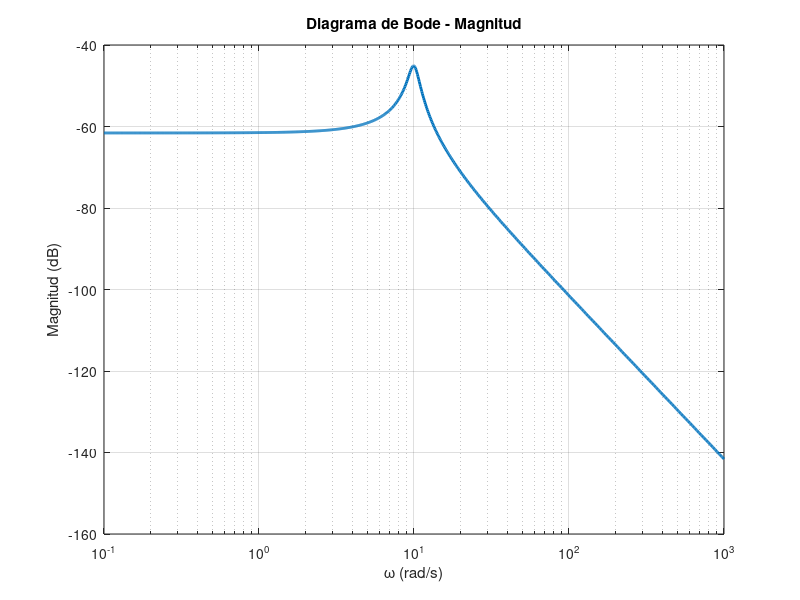
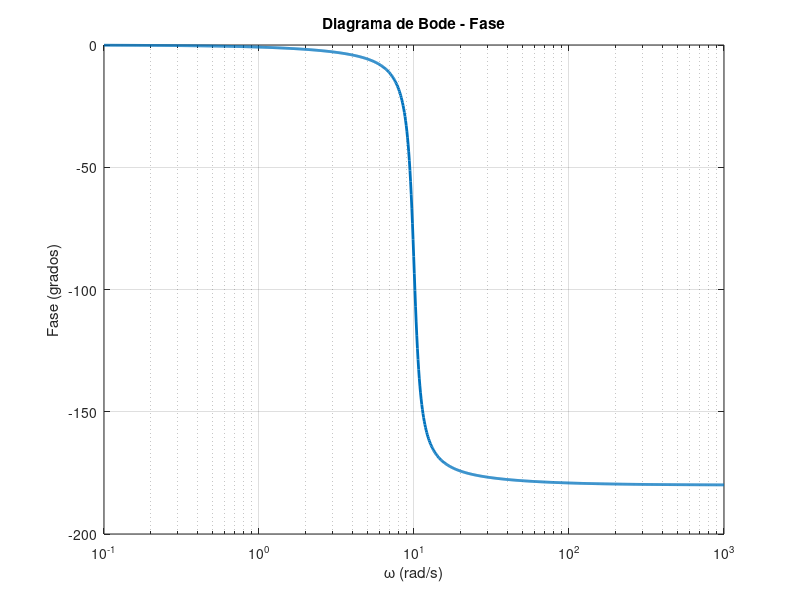

MATLAB code for these plots, in order:
clc;
clear;
close all;

%% ==========================
% FUNCION DE TRANSFERENCIA
% ==========================

% Variable de Laplace
s = tf('s');

% Sistema de vibracion de panel solar satelital
G = 0.0833/(s^2 + 1.5*s + 100);

%% ==========================
% VECTOR DE FRECUENCIAS
% ==========================

w = logspace(-1,3,1000); % 0.1 a 1000 rad/s

%% ==========================
% RESPUESTA EN FRECUENCIA
% ==========================

[mag, phase, wout] = bode(G,w);

% Convertir dimensiones
mag = squeeze(mag);
phase = squeeze(phase);

% Magnitud en dB
mag_dB = 20*log10(mag);

%% ==========================
% GRAFICA DE MAGNITUD
% ==========================

figure;
semilogx(wout, mag_dB, 'LineWidth',2);
grid on;
xlabel('\omega (rad/s)');
ylabel('Magnitud (dB)');
title('Diagrama de Bode - Magnitud');

%% ==========================
% GRAFICA DE FASE
% ==========================

figure;
semilogx(wout, phase, 'LineWidth',2);
grid on;
xlabel('\omega (rad/s)');
ylabel('Fase (grados)');
title('Diagrama de Bode - Fase');
